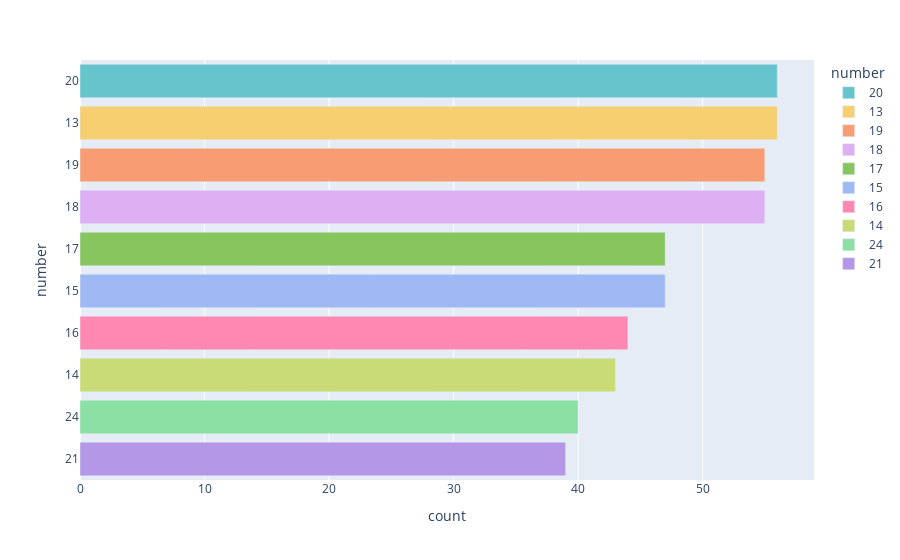

The notebook cell this image was saved under:
### Code cell
# 세번째 번호 자주 등장하는 번호 10가지
fig = px.bar(number3[:10], x='count', y='number', 
             color = 'number', color_discrete_sequence = px.colors.qualitative.Pastel)
fig.update_traces(
    textfont_size=14, 
    textposition='auto',
)

### Figure 1 — Plotly figure (JSON) as saved in the notebook; plotly's stock layout.template omitted (floating-point values rounded to 4 significant figures)
{"data": [{"alignmentgroup": "True", "hovertemplate": "number=%{y}<br>count=%{x}<extra></extra>", "legendgroup": "20", "marker": {"color": "rgb(102, 197, 204)", "pattern": {"shape": ""}}, "name": "20", "offsetgroup": "20", "orientation": "h", "showlegend": true, "textfont": {"size": 14}, "textposition": "auto", "type": "bar", "x": [56], "xaxis": "x", "y": ["20"], "yaxis": "y"}, {"alignmentgroup": "True", "hovertemplate": "number=%{y}<br>count=%{x}<extra></extra>", "legendgroup": "13", "marker": {"color": "rgb(246, 207, 113)", "pattern": {"shape": ""}}, "name": "13", "offsetgroup": "13", "orientation": "h", "showlegend": true, "textfont": {"size": 14}, "textposition": "auto", "type": "bar", "x": [56], "xaxis": "x", "y": ["13"], "yaxis": "y"}, {"alignmentgroup": "True", "hovertemplate": "number=%{y}<br>count=%{x}<extra></extra>", "legendgroup": "19", "marker": {"color": "rgb(248, 156, 116)", "pattern": {"shape": ""}}, "name": "19", "offsetgroup": "19", "orientation": "h", "showlegend": true, "textfont": {"size": 14}, "textposition": "auto", "type": "bar", "x": [55], "xaxis": "x", "y": ["19"], "yaxis": "y"}, {"alignmentgroup": "True", "hovertemplate": "number=%{y}<br>count=%{x}<extra></extra>", "legendgroup": "18", "marker": {"color": "rgb(220, 176, 242)", "pattern": {"shape": ""}}, "name": "18", "offsetgroup": "18", "orientation": "h", "showlegend": true, "textfont": {"size": 14}, "textposition": "auto", "type": "bar", "x": [55], "xaxis": "x", "y": ["18"], "yaxis": "y"}, {"alignmentgroup": "True", "hovertemplate": "number=%{y}<br>count=%{x}<extra></extra>", "legendgroup": "17", "marker": {"color": "rgb(135, 197, 95)", "pattern": {"shape": ""}}, "name": "17", "offsetgroup": "17", "orientation": "h", "showlegend": true, "textfont": {"size": 14}, "textposition": "auto", "type": "bar", "x": [47], "xaxis": "x", "y": ["17"], "yaxis": "y"}, {"alignmentgroup": "True", "hovertemplate": "number=%{y}<br>count=%{x}<extra></extra>", "legendgroup": "15", "marker": {"color": "rgb(158, 185, 243)", "pattern": {"shape": ""}}, "name": "15", "offsetgroup": "15", "orientation": "h", "showlegend": true, "textfont": {"size": 14}, "textposition": "auto", "type": "bar", "x": [47], "xaxis": "x", "y": ["15"], "yaxis": "y"}, {"alignmentgroup": "True", "hovertemplate": "number=%{y}<br>count=%{x}<extra></extra>", "legendgroup": "16", "marker": {"color": "rgb(254, 136, 177)", "pattern": {"shape": ""}}, "name": "16", "offsetgroup": "16", "orientation": "h", "showlegend": true, "textfont": {"size": 14}, "textposition": "auto", "type": "bar", "x": [44], "xaxis": "x", "y": ["16"], "yaxis": "y"}, {"alignmentgroup": "True", "hovertemplate": "number=%{y}<br>count=%{x}<extra></extra>", "legendgroup": "14", "marker": {"color": "rgb(201, 219, 116)", "pattern": {"shape": ""}}, "name": "14", "offsetgroup": "14", "orientation": "h", "showlegend": true, "textfont": {"size": 14}, "textposition": "auto", "type": "bar", "x": [43], "xaxis": "x", "y": ["14"], "yaxis": "y"}, {"alignmentgroup": "True", "hovertemplate": "number=%{y}<br>count=%{x}<extra></extra>", "legendgroup": "24", "marker": {"color": "rgb(139, 224, 164)", "pattern": {"shape": ""}}, "name": "24", "offsetgroup": "24", "orientation": "h", "showlegend": true, "textfont": {"size": 14}, "textposition": "auto", "type": "bar", "x": [40], "xaxis": "x", "y": ["24"], "yaxis": "y"}, {"alignmentgroup": "True", "hovertemplate": "number=%{y}<br>count=%{x}<extra></extra>", "legendgroup": "21", "marker": {"color": "rgb(180, 151, 231)", "pattern": {"shape": ""}}, "name": "21", "offsetgroup": "21", "orientation": "h", "showlegend": true, "textfont": {"size": 14}, "textposition": "auto", "type": "bar", "x": [39], "xaxis": "x", "y": ["21"], "yaxis": "y"}], "layout": {"barmode": "relative", "legend": {"title": {"text": "number"}, "tracegroupgap": 0}, "margin": {"t": 60}, "xaxis": {"anchor": "y", "domain": [0, 1], "title": {"text": "count"}}, "yaxis": {"anchor": "x", "categoryarray": ["21", "24", "14", "16", "15", "17", "18", "19", "13", "20"], "categoryorder": "array", "domain": [0, 1], "title": {"text": "number"}}}}
